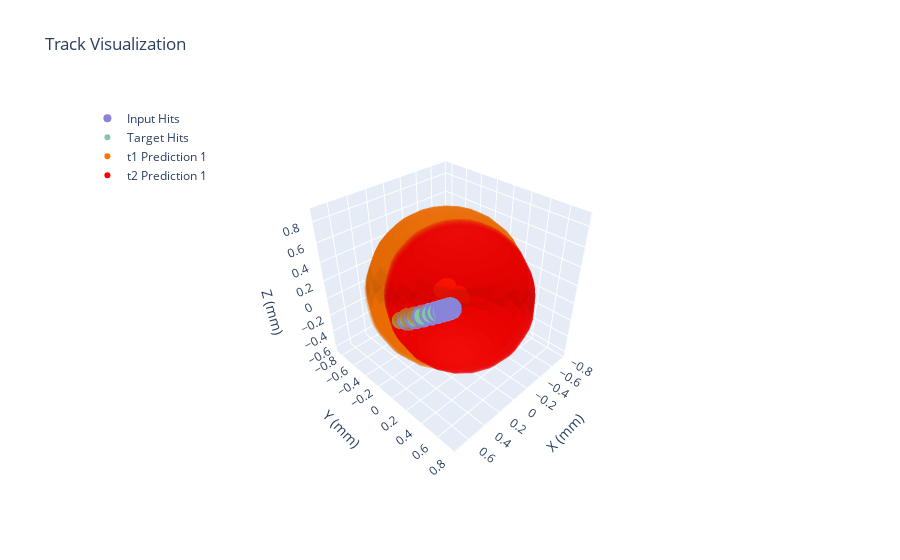

Notebook source saved alongside this figure:
### Code cell
import torch

from src.tracknet.model import StepAheadTrackNET
from src.tracknet.metrics import SearchAreaMetric, HitEfficiencyMetric
from src.tracknet.visualization import visualize_track_predictions


model = StepAheadTrackNET()
t1_area_metric = SearchAreaMetric("t1")
t2_area_metric = SearchAreaMetric("t2")
t1_efficiency = HitEfficiencyMetric("t1")
t2_efficiency = HitEfficiencyMetric("t2")

for batch in val_loader:
    with torch.no_grad():
        outputs = model(batch["inputs"], batch["input_lengths"])
    # take only a single sample for visualization and metrics
    i = 1
    one_output = {k: v[i:i + 1] for k, v in outputs.items()}
    one_sample = {k: v[i:i + 1] for k, v in batch.items()}

    # calculate metrics
    t1_area = t1_area_metric(one_output, one_sample["target_mask"])
    t2_area = t2_area_metric(one_output, one_sample["target_mask"])
    t1_eff = t1_efficiency(
        one_output, one_sample["targets"], one_sample["target_mask"])
    t2_eff = t2_efficiency(
        one_output, one_sample["targets"], one_sample["target_mask"])
    print(f"Metrics:\n\tt1_area: {t1_area}, t1_eff: {t1_eff}\n\t"
          f"t2_area: {t2_area}, t2_eff: {t2_eff}")
    break

visualize_track_predictions(batch, outputs, track_idx=i).show()

### Figure 1 — Plotly figure (JSON) as saved in the notebook; plotly's stock layout.template omitted (floating-point values rounded to 4 significant figures; data arrays with more than 128 entries replaced by an {"elided": "..."} marker saying what was removed)
{"data": [{"marker": {"color": "#8884d8", "size": 8}, "mode": "markers", "name": "Input Hits", "type": "scatter3d", "x": [0.5068, 0.5151, 0.5237, 0.5345, 0.5503, 0.567, 0.5878, 0.607, 0.6226], "y": [0.4855, 0.467, 0.4472, 0.4212, 0.3808, 0.334, 0.2681, 0.1969, 0.1264], "z": [0.4899, 0.4772, 0.4636, 0.4458, 0.4185, 0.387, 0.3435, 0.2969, 0.2504]}, {"marker": {"color": "#82ca9d", "size": 6}, "mode": "markers", "name": "Target Hits", "type": "scatter3d", "x": [0.5151, 0.5237, 0.5345, 0.5503, 0.567, 0.5878, 0.607, 0.6226, 0.6377], "y": [0.467, 0.4472, 0.4212, 0.3808, 0.334, 0.2681, 0.1969, 0.1264, 0.04372], "z": [0.4772, 0.4636, 0.4458, 0.4185, 0.387, 0.3435, 0.2969, 0.2504, 0.1991]}, {"marker": {"color": "#ff7300", "size": 6}, "mode": "markers", "name": "t1 Prediction 1", "showlegend": true, "type": "scatter3d", "x": [-0.005838], "y": [-0.1356], "z": [0.08971]}, {"colorscale": [[0, "#ff7300"], [1, "#ff7300"]], "name": "t1 Sphere 1", "opacity": 0.2, "showlegend": false, "showscale": false, "type": "surface", "x": {"elided": "20x20 float values"}, "y": {"elided": "20x20 float values"}, "z": {"elided": "20x20 float values"}}, {"marker": {"color": "#ff7300", "size": 6}, "mode": "markers", "showlegend": false, "type": "scatter3d", "x": [-0.02979], "y": [-0.1182], "z": [0.1186]}, {"colorscale": [[0, "#ff7300"], [1, "#ff7300"]], "name": "t1 Sphere 2", "opacity": 0.2, "showlegend": false, "showscale": false, "type": "surface", "x": {"elided": "20x20 float values"}, "y": {"elided": "20x20 float values"}, "z": {"elided": "20x20 float values"}}, {"marker": {"color": "#ff7300", "size": 6}, "mode": "markers", "showlegend": false, "type": "scatter3d", "x": [-0.03798], "y": [-0.1038], "z": [0.1316]}, {"colorscale": [[0, "#ff7300"], [1, "#ff7300"]], "name": "t1 Sphere 3", "opacity": 0.2, "showlegend": false, "showscale": false, "type": "surface", "x": {"elided": "20x20 float values"}, "y": {"elided": "20x20 float values"}, "z": {"elided": "20x20 float values"}}, {"marker": {"color": "#ff7300", "size": 6}, "mode": "markers", "showlegend": false, "type": "scatter3d", "x": [-0.03897], "y": [-0.09384], "z": [0.1359]}, {"colorscale": [[0, "#ff7300"], [1, "#ff7300"]], "name": "t1 Sphere 4", "opacity": 0.2, "showlegend": false, "showscale": false, "type": "surface", "x": {"elided": "20x20 float values"}, "y": {"elided": "20x20 float values"}, "z": {"elided": "20x20 float values"}}, {"marker": {"color": "#ff7300", "size": 6}, "mode": "markers", "showlegend": false, "type": "scatter3d", "x": [-0.03666], "y": [-0.08705], "z": [0.1361]}, {"colorscale": [[0, "#ff7300"], [1, "#ff7300"]], "name": "t1 Sphere 5", "opacity": 0.2, "showlegend": false, "showscale": false, "type": "surface", "x": {"elided": "20x20 float values"}, "y": {"elided": "20x20 float values"}, "z": {"elided": "20x20 float values"}}, {"marker": {"color": "#ff7300", "size": 6}, "mode": "markers", "showlegend": false, "type": "scatter3d", "x": [-0.03298], "y": [-0.08227], "z": [0.1345]}, {"colorscale": [[0, "#ff7300"], [1, "#ff7300"]], "name": "t1 Sphere 6", "opacity": 0.2, "showlegend": false, "showscale": false, "type": "surface", "x": {"elided": "20x20 float values"}, "y": {"elided": "20x20 float values"}, "z": {"elided": "20x20 float values"}}, {"marker": {"color": "#ff7300", "size": 6}, "mode": "markers", "showlegend": false, "type": "scatter3d", "x": [-0.02856], "y": [-0.07855], "z": [0.1323]}, {"colorscale": [[0, "#ff7300"], [1, "#ff7300"]], "name": "t1 Sphere 7", "opacity": 0.2, "showlegend": false, "showscale": false, "type": "surface", "x": {"elided": "20x20 float values"}, "y": {"elided": "20x20 float values"}, "z": {"elided": "20x20 float values"}}, {"marker": {"color": "#ff7300", "size": 6}, "mode": "markers", "showlegend": false, "type": "scatter3d", "x": [-0.02388], "y": [-0.07547], "z": [0.1302]}, {"colorscale": [[0, "#ff7300"], [1, "#ff7300"]], "name": "t1 Sphere 8", "opacity": 0.2, "showlegend": false, "showscale": false, "type": "surface", "x": {"elided": "20x20 float values"}, "y": {"elided": "20x20 float values"}, "z": {"elided": "20x20 float values"}}, {"marker": {"color": "#ff7300", "size": 6}, "mode": "markers", "showlegend": false, "type": "scatter3d", "x": [-0.01934], "y": [-0.07294], "z": [0.1285]}, {"colorscale": [[0, "#ff7300"], [1, "#ff7300"]], "name": "t1 Sphere 9", "opacity": 0.2, "showlegend": false, "showscale": false, "type": "surface", "x": {"elided": "20x20 float values"}, "y": {"elided": "20x20 float values"}, "z": {"elided": "20x20 float values"}}, {"marker": {"color": "#ff0000", "size": 6}, "mode": "markers", "name": "t2 Prediction 1", "showlegend": true, "type": "scatter3d", "x": [-0.05272], "y": [0.041], "z": [0.1105]}, {"colorscale": [[0, "#ff0000"], [1, "#ff0000"]], "name": "t2 Sphere 1", "opacity": 0.2, "showlegend": false, "showscale": false, "type": "surface", "x": {"elided": "20x20 float values"}, "y": {"elided": "20x20 float values"}, "z": {"elided": "20x20 float values"}}, {"marker": {"color": "#ff0000", "size": 6}, "mode": "markers", "showlegend": false, "type": "scatter3d", "x": [-0.0454], "y": [0.05662], "z": [0.1055]}, {"colorscale": [[0, "#ff0000"], [1, "#ff0000"]], "name": "t2 Sphere 2", "opacity": 0.2, "showlegend": false, "showscale": false, "type": "surface", "x": {"elided": "20x20 float values"}, "y": {"elided": "20x20 float values"}, "z": {"elided": "20x20 float values"}}, {"marker": {"color": "#ff0000", "size": 6}, "mode": "markers", "showlegend": false, "type": "scatter3d", "x": [-0.03867], "y": [0.0687], "z": [0.1021]}, {"colorscale": [[0, "#ff0000"], [1, "#ff0000"]], "name": "t2 Sphere 3", "opacity": 0.2, "showlegend": false, "showscale": false, "type": "surface", "x": {"elided": "20x20 float values"}, "y": {"elided": "20x20 float values"}, "z": {"elided": "20x20 float values"}}, {"marker": {"color": "#ff0000", "size": 6}, "mode": "markers", "showlegend": false, "type": "scatter3d", "x": [-0.03399], "y": [0.07782], "z": [0.09908]}, {"colorscale": [[0, "#ff0000"], [1, "#ff0000"]], "name": "t2 Sphere 4", "opacity": 0.2, "showlegend": false, "showscale": false, "type": "surface", "x": {"elided": "20x20 float values"}, "y": {"elided": "20x20 float values"}, "z": {"elided": "20x20 float values"}}, {"marker": {"color": "#ff0000", "size": 6}, "mode": "markers", "showlegend": false, "type": "scatter3d", "x": [-0.03134], "y": [0.08442], "z": [0.09625]}, {"colorscale": [[0, "#ff0000"], [1, "#ff0000"]], "name": "t2 Sphere 5", "opacity": 0.2, "showlegend": false, "showscale": false, "type": "surface", "x": {"elided": "20x20 float values"}, "y": {"elided": "20x20 float values"}, "z": {"elided": "20x20 float values"}}, {"marker": {"color": "#ff0000", "size": 6}, "mode": "markers", "showlegend": false, "type": "scatter3d", "x": [-0.03012], "y": [0.08898], "z": [0.09361]}, {"colorscale": [[0, "#ff0000"], [1, "#ff0000"]], "name": "t2 Sphere 6", "opacity": 0.2, "showlegend": false, "showscale": false, "type": "surface", "x": {"elided": "20x20 float values"}, "y": {"elided": "20x20 float values"}, "z": {"elided": "20x20 float values"}}, {"marker": {"color": "#ff0000", "size": 6}, "mode": "markers", "showlegend": false, "type": "scatter3d", "x": [-0.02943], "y": [0.09201], "z": [0.09118]}, {"colorscale": [[0, "#ff0000"], [1, "#ff0000"]], "name": "t2 Sphere 7", "opacity": 0.2, "showlegend": false, "showscale": false, "type": "surface", "x": {"elided": "20x20 float values"}, "y": {"elided": "20x20 float values"}, "z": {"elided": "20x20 float values"}}, {"marker": {"color": "#ff0000", "size": 6}, "mode": "markers", "showlegend": false, "type": "scatter3d", "x": [-0.02872], "y": [0.09393], "z": [0.08897]}, {"colorscale": [[0, "#ff0000"], [1, "#ff0000"]], "name": "t2 Sphere 8", "opacity": 0.2, "showlegend": false, "showscale": false, "type": "surface", "x": {"elided": "20x20 float values"}, "y": {"elided": "20x20 float values"}, "z": {"elided": "20x20 float values"}}], "layout": {"legend": {"x": 0.01, "xanchor": "left", "y": 0.99, "yanchor": "top"}, "scene": {"aspectmode": "data", "aspectratio": {"x": 1, "y": 1, "z": 1}, "camera": {"center": {"x": 0, "y": 0, "z": 0}, "eye": {"x": 1.5, "y": 1.5, "z": 1.5}, "up": {"x": 0, "y": 0, "z": 1}}, "xaxis": {"title": {"text": "X (mm)"}}, "yaxis": {"title": {"text": "Y (mm)"}}, "zaxis": {"title": {"text": "Z (mm)"}}}, "showlegend": true, "title": {"text": "Track Visualization"}}}
